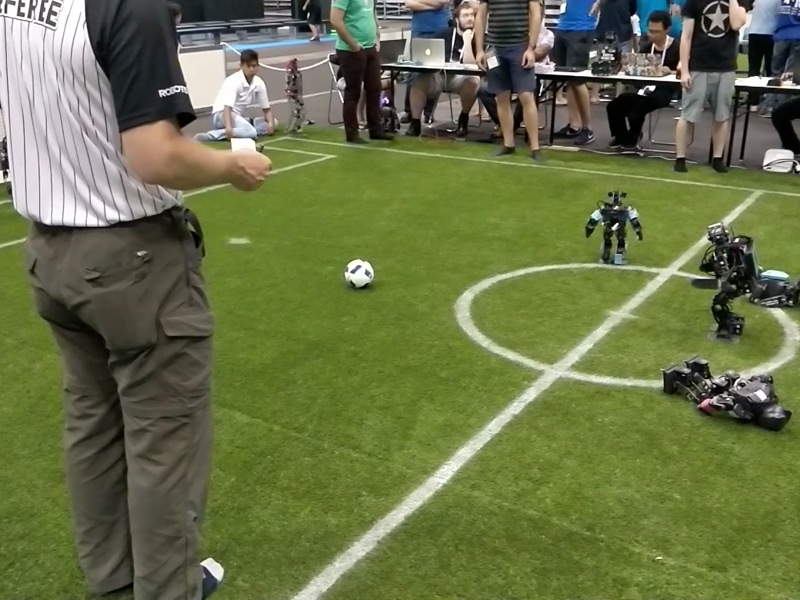
#> input picture Tarefas/Imagens/0.jpg, 800 x 600 px, given in place of the camera
$ python opencv.py
#> lines starting #> are read from the running program, lines starting #| are printed output that depends on the picture; after the words box and inside, x2 and y2 are one past the last pixel; in counts of white or black regions, pixels touching at a corner belong together
import cv2
import numpy as np

cap = cv2.VideoCapture(2, cv2.CAP_V4L2)
cap.set(3, 320)
cap.set(4, 240)
cap.set(10, 100)

def empty(nothing):
    pass

cv2.namedWindow('HSV') # Criação das Trackbar para mudar os parâmetros HSV da captura de tela
cv2.resizeWindow('HSV', 320, 120)
cv2.createTrackbar('HUE Min', 'HSV', 0, 179, empty)
#> slider 'HUE Min' is set to 35
cv2.createTrackbar('HUE Max', 'HSV', 179, 179, empty)
cv2.createTrackbar('SAT Min', 'HSV', 0, 255, empty)
#> slider 'SAT Min' is set to 51
cv2.createTrackbar('SAT Max', 'HSV', 255, 255, empty)
cv2.createTrackbar('VALUE Min', 'HSV', 0, 255, empty)
#> slider 'VALUE Min' is set to 51
cv2.createTrackbar('VALUE Max', 'HSV', 255, 255, empty)

while True:
    _, img = cap.read()
#> img is the input picture: shape (600, 800, 3); mean B, G, R 72, 114.8, 105.7
    img_hsv = cv2.cvtColor(img, cv2.COLOR_BGR2HSV) # Muda a cor de RGB para HSV. Faz isso porque é mais fácil trabalhar com HSV
#> img_hsv: shape (600, 800, 3); mean H, S, V 45.8, 107.4, 117.7

    h_min = cv2.getTrackbarPos('HUE Min', 'HSV') # Pega os valores quando alteramos o HUE
    h_max = cv2.getTrackbarPos('HUE Max', 'HSV') # SAT e VALUE, mas não faz nenhuma alteração
    s_min = cv2.getTrackbarPos('SAT Min', 'HSV') # na imagem. Dentro do while esses valores serão
    s_max = cv2.getTrackbarPos('SAT Max', 'HSV') # mostrados instantâneamente se dermos um print em
    v_min = cv2.getTrackbarPos('VALUE Min', 'HSV') # h_min, h_max ...
    v_max = cv2.getTrackbarPos('VALUE Max', 'HSV')

    lower = np.array([h_min, s_min, v_min])
    upper = np.array([h_max, s_max, v_max])

    mask = cv2.inRange(img_hsv, lower, upper) # Criação da maskara. Aqui quando alteramos as posições da Trackbar img_hsv é alterada e de acordo com as alterações que fazemos a maskara é criada.
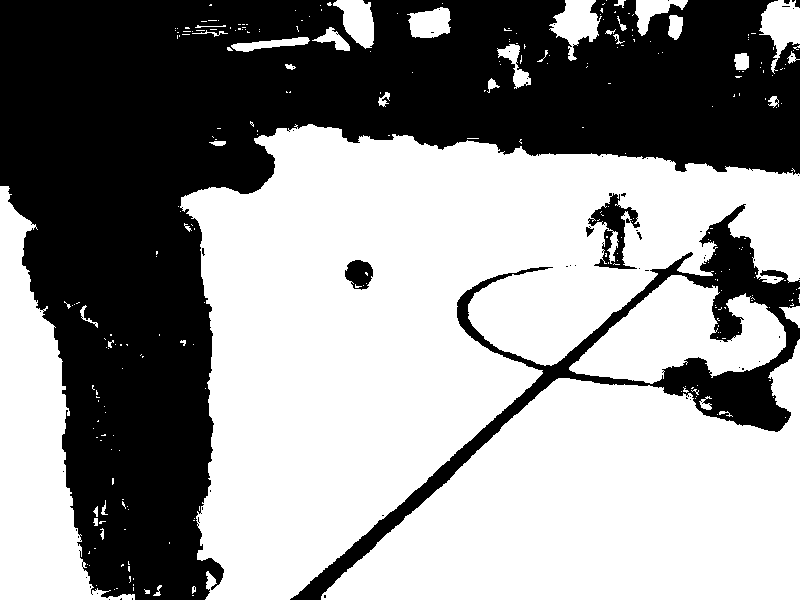
#> mask: shape (600, 800); 57.5% white; 60 black regions (53 under 20 px), largest, box (x1, y1, x2, y2) and area: (0, 0, 800, 600) 182028, (290, 204, 800, 600) 19809, (588, 193, 640, 269) 1514
    result = cv2.bitwise_and(img, img, mask = mask)
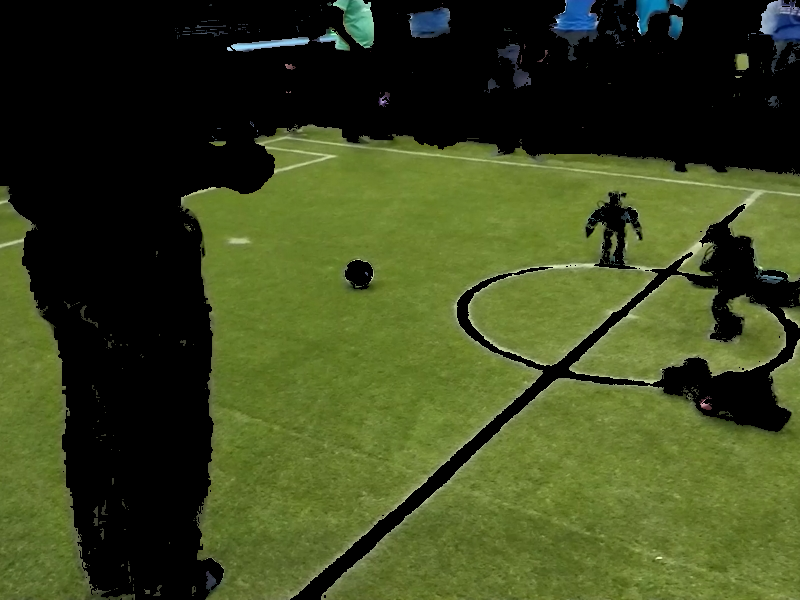
#> result: shape (600, 800, 3); mean B, G, R 31, 70.7, 60.1

    mask = cv2.cvtColor(mask, cv2.COLOR_GRAY2BGR)
    hstack = np.hstack([img, mask, result])
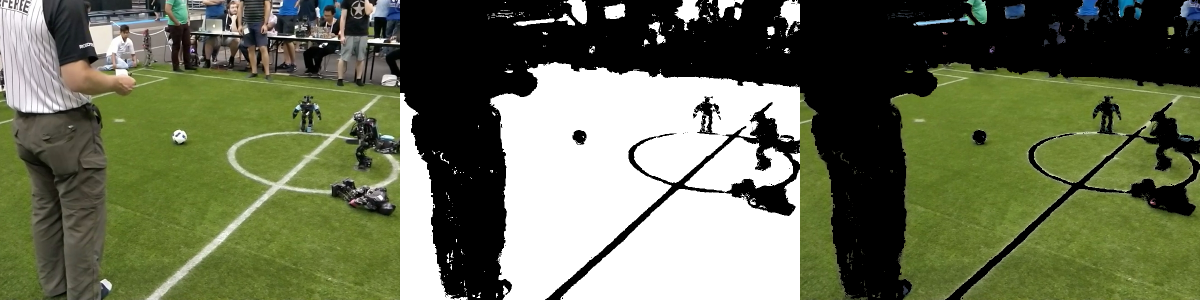
#> hstack: shape (600, 2400, 3) (shown at 1/2 size); mean B, G, R 83.2, 110.7, 104.1
    """
    cv2.imshow('Original', img)
    cv2.imshow('HSV Color Space', img_hsv)
    cv2.imshow('Mask', mask)
    cv2.imshow('Result', result)
    """
    cv2.imshow('Horizontal Stacking', hstack)
    if cv2.waitKey(1) & 0xFF == ord('q'):
#> (key q is pressed here)
        break

$ run again, on Tarefas/Imagens/1.jpg
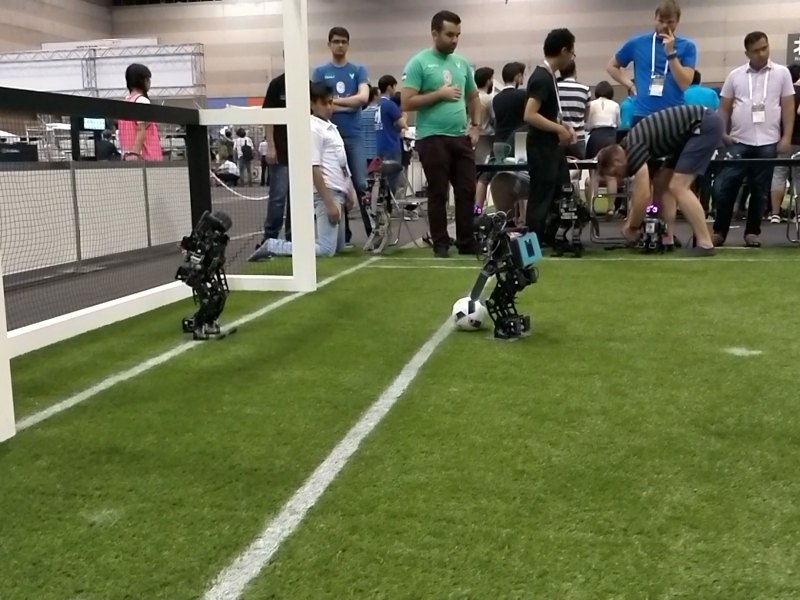
#> input picture Tarefas/Imagens/1.jpg, 800 x 600 px, given in place of the camera
#> img is the input picture: shape (600, 800, 3); mean B, G, R 79.5, 115.3, 108
#> img_hsv: shape (600, 800, 3); mean H, S, V 42.9, 103.6, 120.2
#> `mask = cv2.inRange(img_hsv, lower, upper)`:
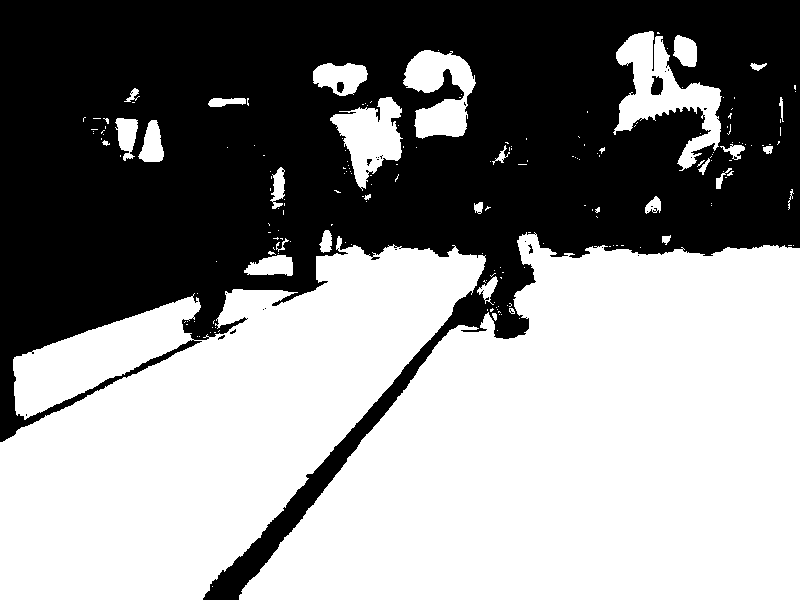
#> mask: shape (600, 800); 55.2% white; 27 black regions (22 under 20 px), largest, box (x1, y1, x2, y2) and area: (0, 0, 800, 600) 214877, (651, 76, 663, 95) 185, (337, 82, 344, 93) 64, (528, 244, 533, 254) 25, (367, 159, 372, 166) 22
#> `hstack = np.hstack([img, mask, result])`:
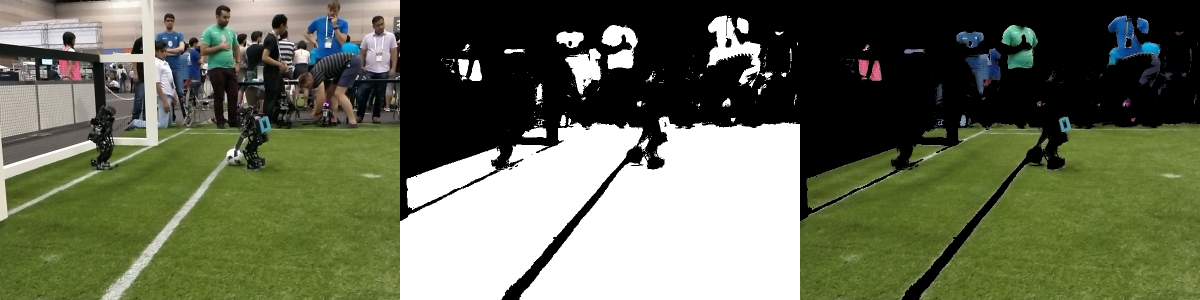
#> hstack: shape (600, 2400, 3) (shown at 1/2 size); mean B, G, R 83, 106, 100.2

$ run again, on Tarefas/Imagens/2.jpg
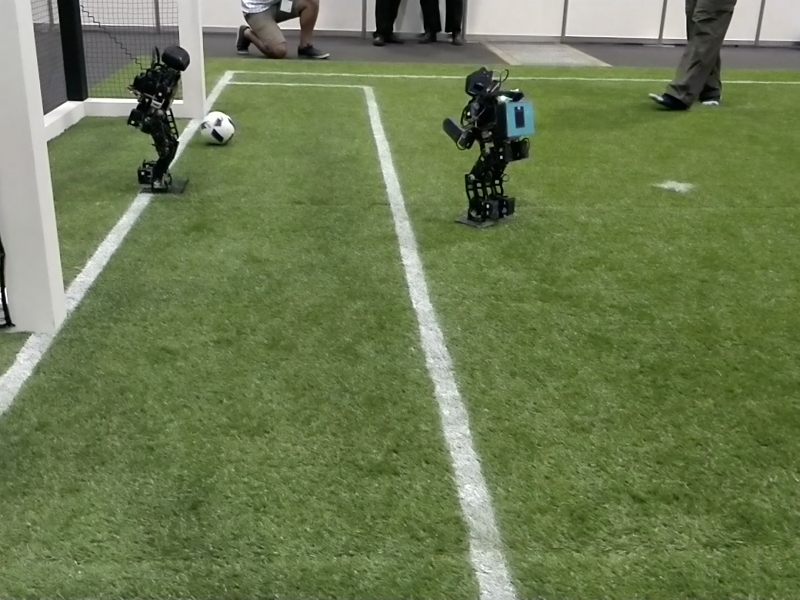
#> input picture Tarefas/Imagens/2.jpg, 800 x 600 px, given in place of the camera
#> img is the input picture: shape (600, 800, 3); mean B, G, R 80.8, 122.6, 107.8
#> img_hsv: shape (600, 800, 3); mean H, S, V 42.7, 95.4, 123
#> `mask = cv2.inRange(img_hsv, lower, upper)`:
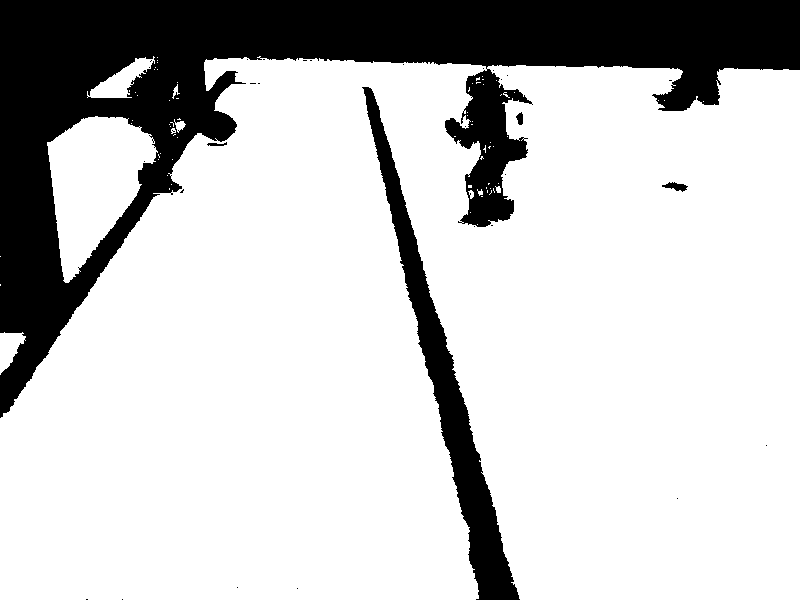
#> mask: shape (600, 800); 78.3% white; 32 black regions (27 under 20 px), largest, box (x1, y1, x2, y2) and area: (0, 0, 800, 418) 91221, (362, 87, 520, 600) 12503, (662, 182, 688, 192) 135, (516, 112, 523, 125) 64, (207, 142, 227, 146) 48
#> `hstack = np.hstack([img, mask, result])`:
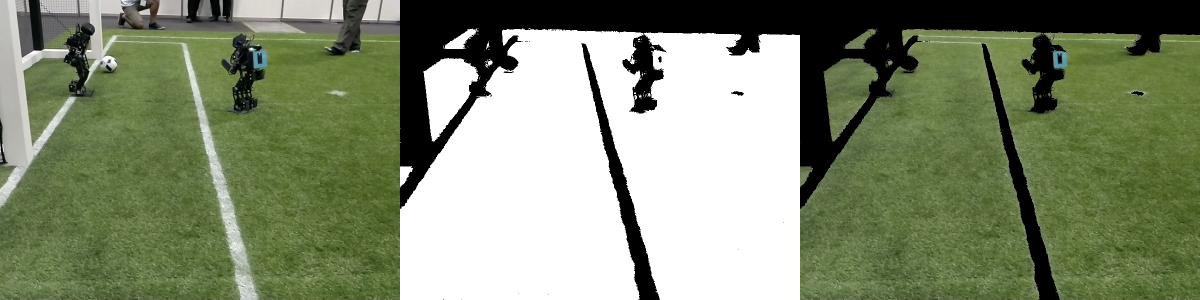
#> hstack: shape (600, 2400, 3) (shown at 1/2 size); mean B, G, R 110.7, 138.2, 128.5

$ run again, on Tarefas/Imagens/3.jpg
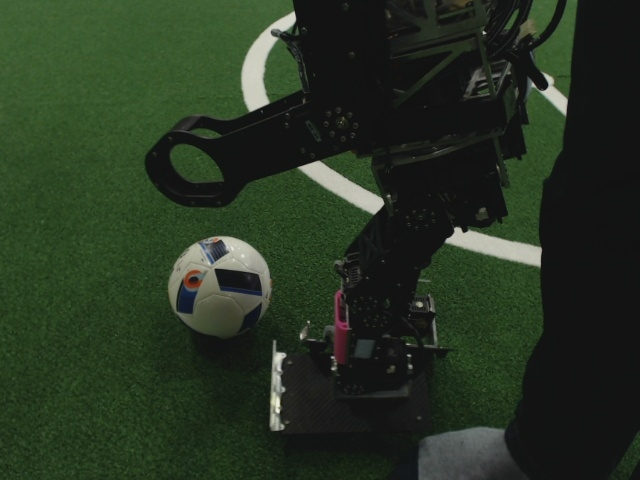
#> input picture Tarefas/Imagens/3.jpg, 640 x 480 px, given in place of the camera
#> img is the input picture: shape (480, 640, 3); mean B, G, R 34.2, 51.7, 38.9
#> img_hsv: shape (480, 640, 3); mean H, S, V 45.7, 73, 51.9
#> `mask = cv2.inRange(img_hsv, lower, upper)`:
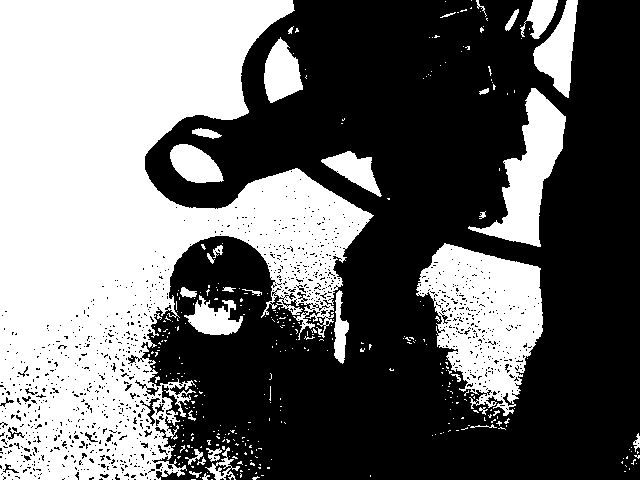
#> mask: shape (480, 640); 42.9% white; 352 white regions (318 under 20 px), largest, box (x1, y1, x2, y2) and area: (0, 0, 374, 480) 101186, (416, 243, 543, 416) 12800, (468, 88, 566, 247) 5783
#> `hstack = np.hstack([img, mask, result])`:
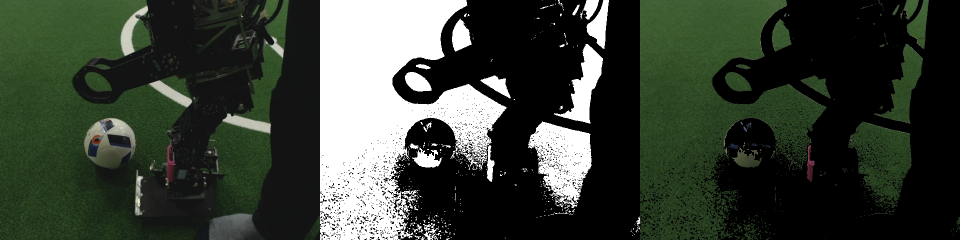
#> hstack: shape (480, 1920, 3) (shown at 1/2 size); mean B, G, R 53.3, 64, 56.2
